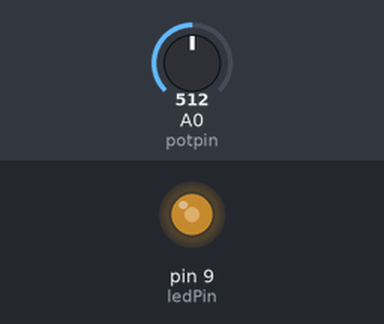
Bench run of a sketch on a simulated Arduino Uno, built with avr-gcc and run on an emulated ATmega328P. On the bench: output pins drawn as LEDs (lit = HIGH). Inputs (shaded band) come from the test bench; at power-on: A0 (potpin) = 512.

Above: at 1.2 s.
1.3 s: A0 (potpin) set to 716
At 2.0 s:
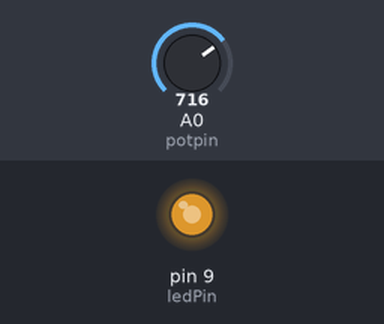
2.8 s: A0 (potpin) set to 900
At 3.2 s:
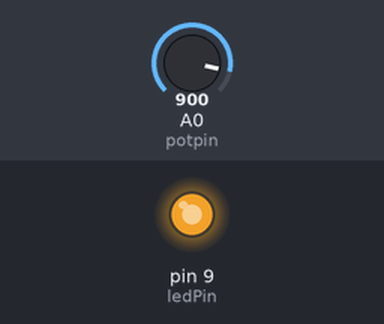
4.3 s: A0 (potpin) set to 122
At 5.5 s:
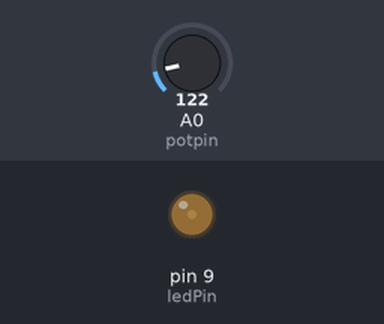
5.8 s: A0 (potpin) set to 0
At 7.0 s:
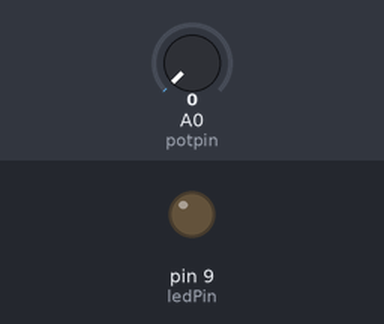
Timing chart, 0 to 8.3 s (numbered marks = the images above; inputs shaded):
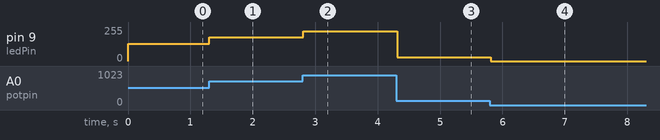

The sketch:

Fading.ino
```cpp
int ledPin = 9;    // LED connected to digital pin 9
int potpin = A0 ;  // potentiometer pin analog A0
int pinread ;
void setup() {
  // nothing happens in setup
  pinMode(potpin,INPUT);
   pinMode(ledPin,OUTPUT);

}

void loop() {
pinread = analogRead(potpin);
// turn the value from range (0 to 1023) to (0 to 255)
  pinread = (pinread)/4;

    // sets the value (range from 0 to 255):
    analogWrite(ledPin, pinread);
    delay(50);

}
```

Measured:
- after the input at 1.3 s, pin 9 (ledPin): 128/255 → 179/255 at once
- after the input at 2.8 s, pin 9 (ledPin): 179/255 → 225/255 at once
- after the input at 4.3 s, pin 9 (ledPin): 225/255 → 30/255 at once
- after the input at 5.8 s, pin 9 (ledPin): 30/255 → 0/255 at once
